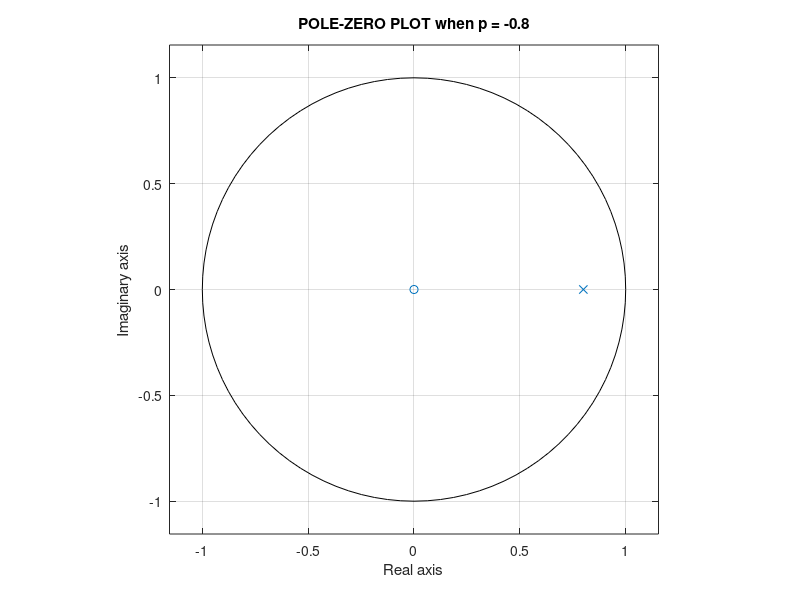

Write MATLAB code to recreate this figure. (Note: this script raises an error after producing the figure.)
%         ............p=-0.8.........
b=[1];
p=-0.8;
a=[1,p];
n=1001;

%pole zero plot
figure();
zplane(b,a);
grid on;
title("POLE-ZERO PLOT when p = -0.8");
xlabel("Real axis");
ylabel("Imaginary axis");

%frequency response
[R,f] = freqz(b,a,n,"whole");
figure()
sgtitle("for p = -0.8");
subplot(1,2,1);
plot(f,abs(R),'blue',linewidth=1);
xlabel("Frequency");
ylabel("Frequency Response");
title("DTFT (Magnitude response of the filter)");

%impulse response
subplot(1,2,2);
impz(b,a);
xlabel("n(samples)");
ylabel("Amplitude");
title("Impulse Response of the Filter");

%      ..........p=0.1..........
b=[1];
p= 0.1;
a=[1,p];
n=1001;

%pole zero plot
figure();
zplane(b,a);
grid on;
title("POLE-ZERO PLOT when p = 0.1");
xlabel("Real axis");
ylabel("Imaginary axis");

%frequency response
[R,f] = freqz(b,a,n,"whole");
figure()
sgtitle("for p = 0.1");
subplot(1,2,1);
plot(f,abs(R),'blue',linewidth=1);
xlabel("Frequency");
ylabel("Frequency Response");
title("DTFT (Magnitude response of the filter)");

%impulse response
subplot(1,2,2);
impz(b,a);
xlabel("n(samples)");
ylabel("Amplitude");
title("Impulse Response of the Filter");




